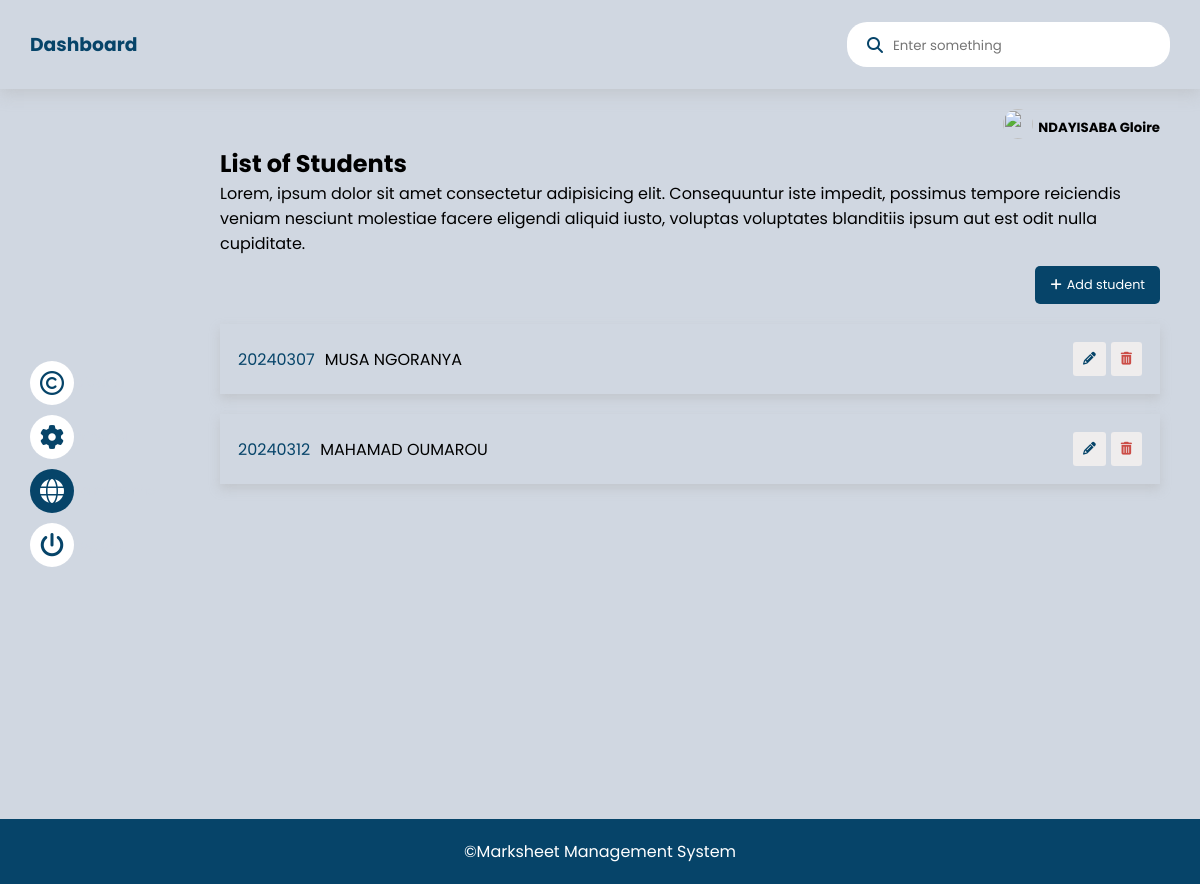
The page /pages/formteacher/student/student_list.php (signed in) on the database its author committed.
### tables this page shows
CREATE TABLE `students_per_class` (
  `student_id` int(11) NOT NULL,
  `regnumber` varchar(10) NOT NULL,
  `fname` varchar(255) NOT NULL,
  `lname` varchar(255) NOT NULL,
  `parent_address` varchar(255) NOT NULL,
  `Dob` date NOT NULL,
  `Pob` varchar(255) NOT NULL,
  `class_id` int(11) NOT NULL
);

### pages/formteacher/student/student_list.php (the view, shortened to what this page needs)
<?php
require_once('../../../database/DBConnection.php');
$search = isset($_GET['search']) ? $_GET['search'] : '';
try {
    if ($search) {
        $query = "SELECT * FROM students_per_class WHERE class_id = :class_id AND (fname LIKE :search OR lname LIKE :search OR regnumber LIKE :search)";
        $request = $db->prepare($query);
        $request->execute(array('class_id' => $_SESSION['class_id'], 'search' => '%' . $search . '%'));
    } else {
        $query = "SELECT * FROM students_per_class WHERE class_id = :class_id";
        $request = $db->prepare($query);
        $request->execute(array('class_id' => $_SESSION['class_id']));
    }
    $students = $request->fetchAll(PDO::FETCH_OBJ);
} catch (Exception $e) {
    $students = [];
    error_log("Error fetching students: " . $e->getMessage());
}
?>
<!DOCTYPE html>
<html lang="en">
<head>
    <link rel="stylesheet" href="../../../css/index.css">
    <link rel="stylesheet" href="https://cdnjs.cloudflare.com/ajax/libs/font-awesome/6.5.1/css/all.min.css"/>
</head>
<body>
    <header>
        <div>
            <h3>Dashboard</h3>
        </div>
        <div class="user">
            <div class="search">
                <i class="fa-solid fa-magnifying-glass"></i>
                <form action="" method="get">
                    <input type="search" id="search" name="search" placeholder="Enter something">
                </form>
            </div>
        </div>
    </header>
    <section class="principal-Section">
        <?php require_once('navbar.php')?>
        <div class="class-content">
            <div class="tutor-connected">
                <p><img src="../../principal/profile_photo/<?= $_SESSION['file']?>"></p>
                <h5><?= $_SESSION['fname']." ".$_SESSION['lname']?></h5>
            </div>
            <div class="title">
                <h2>List of Students</h2>
                <p>Lorem, ipsum dolor sit amet consectetur adipisicing elit. Consequuntur iste impedit, possimus tempore reiciendis veniam nesciunt molestiae facere eligendi aliquid iusto, voluptas voluptates blanditiis ipsum aut est odit nulla cupiditate.</p>
            </div>
            <div class="add-student">
                <div>
                    <i class="fa-solid fa-plus"></i>
                    <a href="addStudent.php">Add student</a>
                </div>
            </div>
            <?php if ($search && count($students) === 0): ?>
                <p style="color:red; text-align:center;">No result found !!</p>
            <?php elseif (count($students) > 0): ?>
                <?php foreach ($students as $student): ?>
                    <div class="list-student">
                        <div class="student-identity">
                            <div class="stdt">
                                <p class="regnumber"><?= $student->regnumber ?></p>
                                <p><?= $student->fname . " " . $student->lname ?></p>
                            </div>
                            <div>
                                <a class="modify" href="./edit_student.php?student_id=<?= $student->student_id ?>"><i class="fa-solid fa-pencil"></i></a>
                                <button class="delete" data-formteacher-id="<?= $student->student_id ?>"><i class="fa-solid fa-trash-can"></i></button>
                            </div>
                        </div>
                    </div>
                <?php endforeach; ?>
            <?php else: ?>
                <p style="color:red; text-align:center;">No students already added !!</p>
            <?php endif; ?>
        </div>
    </section>
    <footer>
        <p>©Marksheet Management System</p>
    </footer>
</body>
</html>

### css/index.css (style rules this page uses)
:root { --whiteColor: #fff; --blackColor: #000; --grayColor: #d0d7e1; --blueColor: #064469; --grayShadow: #adadad62; --redColor: #cb4c46; --btnColor: #efeded; --blackShadow: #00000046; }
body { font-size: 1rem; font-family: "Poppins", sans-serif; background-color: var(--grayColor); }
header { display: flex; align-items: center; justify-content: space-between; padding: 10px 30px; color: var(--blueColor); box-shadow: 0px 5px 15px var(--grayShadow); }
header .user .search { display: flex; align-items: center; gap: 10px; padding: 10px 20px; border-radius: 20px; width: -moz-fit-content; width: fit-content; -webkit-column-gap: 10px; background-color: var(--whiteColor); }
header .user .search i { color: var(--blueColor); }
header .user .search input { background: unset; }
.principal-Section { margin-top: 10px; display: grid; grid-template-columns: 15% auto; }
.class-content, .design-modules, .titulaire-container { padding: 10px 40px; }
footer { width: 100%; text-align: center; padding: 20px 30px; color: var(--whiteColor); background-color: var(--blueColor); }
* { margin: 0; padding: 0; text-decoration: none; box-sizing: border-box; }
input, button { border: none; outline: none; font-family: "Poppins", sans-serif; }
h3 { text-align: center; margin-top: 20px; margin-bottom: 20px; color: var(--blueColor); }
.add-student { display: flex; justify-content: flex-end; }
.add-student div { display: flex; align-items: center; gap: 5px; -webkit-column-gap: 5px; width: -moz-fit-content; width: fit-content; padding: 10px 15px; margin-top: 10px; border-radius: 5px; background-color: var(--blueColor); }
.add-student div i, .add-student div a { cursor: pointer; font-size: 0.8rem; color: var(--whiteColor); }
.list-student { margin-top: 20px; }
.student-identity { display: flex; justify-content: space-between; padding: 18px; box-shadow: 0px 5px 10px var(--grayShadow); }
.student-identity .stdt { gap: 10px; }
.student-identity .stdt .regnumber { color: var(--blueColor); }
.student-identity div { display: flex; align-items: center; }
.student-identity .modify { cursor: pointer; margin-left: 5px; padding: 8px 10px; font-size: 0.8rem; border-radius: 3px; color: var(--blueColor); background-color: var(--btnColor); }
.student-identity .delete { cursor: pointer; margin-left: 5px; padding: 8px 10px; font-size: 0.8rem; border-radius: 3px; color: var(--redColor); background-color: var(--btnColor); }
.tutor-connected { display: flex; align-items: center; gap: 5px; -webkit-column-gap: 5px; justify-content: flex-end; }
.tutor-connected img { width: 30px; height: 30px; -o-object-fit: cover; object-fit: cover; border-radius: 50%; }

### rows shown on the page
students_per_class: regnumber "20240307", fname "MUSA", lname "NGORANYA"
students_per_class: regnumber "20240312", fname "MAHAMAD", lname "OUMAROU"

### other values the page prints
$_SESSION['fname'] "NDAYISABA"
$_SESSION['lname'] "Gloire"
